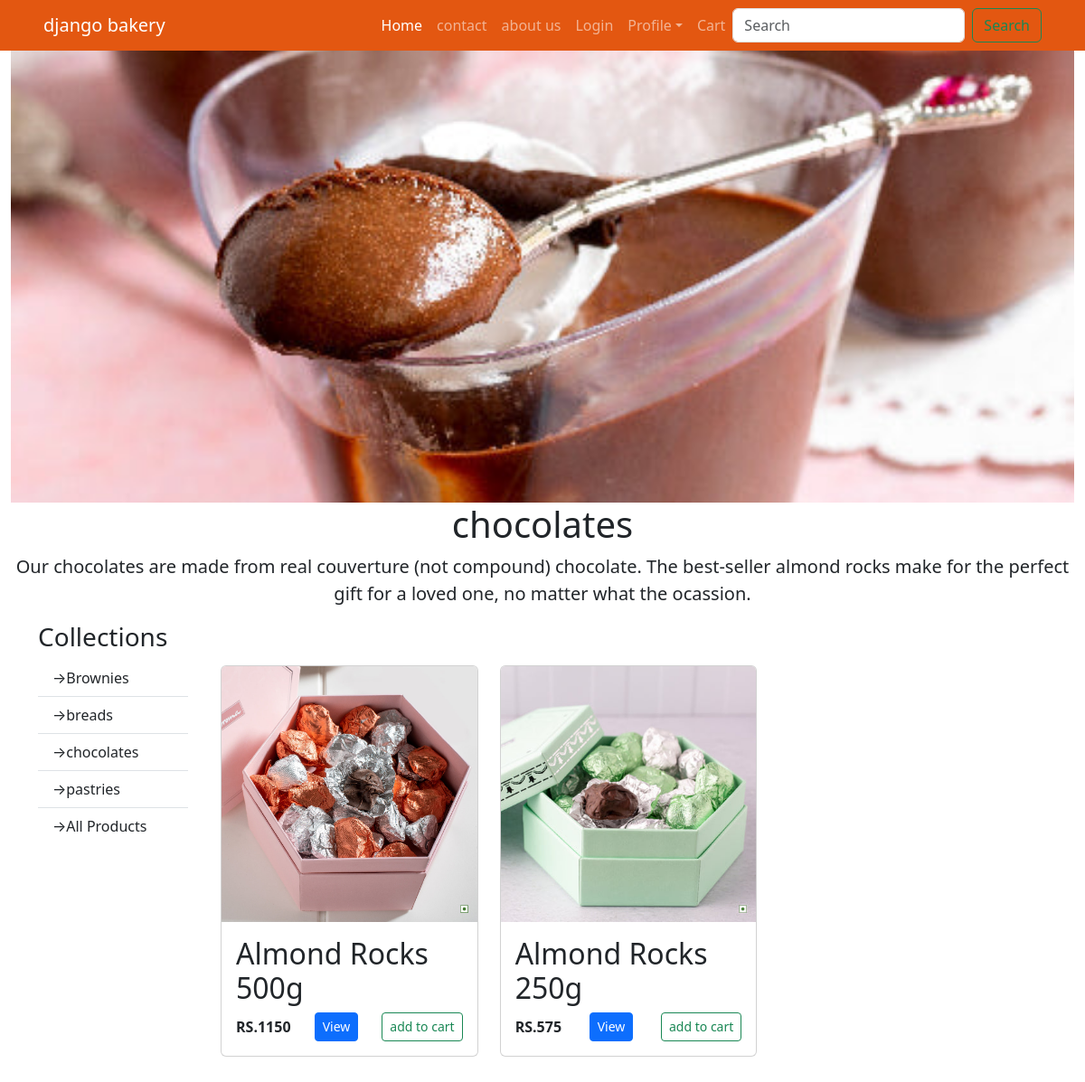
/collection/details/3, run on the app's committed database.
### inventory/models.py (models this page shows)
class Collection(models.Model):
    name = models.CharField( max_length=50)
    desc = models.TextField()
    image = models.ImageField( upload_to="Collection", blank=True,null=True)
    def __str__(self):
        return self.name

class Product (models.Model):
    food_choices=(
        (0, 'egg'),
        (1, 'eggless')
    )
    collection = models.ForeignKey(Collection, on_delete=models.CASCADE, default=1)
    name = models.CharField(max_length=50)
    image = models.ImageField( upload_to="product")
    price = models.PositiveIntegerField(default=50)
    desc =models.TextField()
    food_type = models.IntegerField(choices=food_choices,default=0)
    qty = models.FloatField(default=50.00, null=True, blank=True)
    ingredients = models.TextField(null=True, blank=True)
    is_new = models.BooleanField(default=True)
    is_best_seller = models.BooleanField(default=False)
    is_available = models.BooleanField(default=True)

### inventory/views.py (the view)
# urls.py: path('collection/details/<int:id>', views.collection, name='collection_detail'),
def collection(request, id):
    c=Collection.objects.get(id=id)
    return render(request,'inventory/collection.html', context={
    'collection': c,
    'products': Product.objects.filter(collection=c),
    'collections' : Collection.objects.all(),
    })

### cart/templatetags/cart_tags.py (called while the page is built)
@register.simple_tag(takes_context=True)
def count_cart_items(context):
    request = context.get('request')
    user = request.user
    if user.is_authenticated:
        if Cart.objects.filter(user=user).exists():
            cart = Cart.objects.get(user=user)
            return CartItem.objects.filter(cart=cart).count()
    return 0

### templates/inventory/collection.html (shortened to what this page needs)
{% extends 'layout/base.html' %}
{% load static %}
{% block content %}
<div class="container-fluid px-0 mx-0">
    <div class="row mx-0">
        <div class="col text-center">
            <img src="{{collection.image.url}}" alt="collection.name" class="w-100 collection-image">
            <h1>{{collection.name}}</h1>
            <p class="lead">
                {{collection.desc}}
            </p>
        </div>
    </div>
</div>
<div class="container">
    <div class="row">
        <div class="col-md-2">
            <h3>Collections</h3>
            <ul class="list-group list-group-flush">
                {% for col in collections %}
                <li class="list-group-item">
                    <a href=" {% url 'collection_detail' col.id %}" class="nav-link"> &rightarrow;{{col.name}}</a>
                </li>
                {% endfor %}
                <li class="list-group-item">
                    <a href="{% url 'product_all' %}" class="nav-link">
                        &rightarrow;All Products
                    </a>
                </li>
            </ul>
        </div>
        <div class="col-md-10">
            <div class="container-fluid my-5">
                <div class="row">
                    {% for prd in products %}
                    <div class="col-md-4">
                            <div class="card">
                                <img src="{{prd.image.url}}" alt="" class="card-img-top">
                                <div class="card-body">
                                    <h2>{{prd.name}}</h2>
                                    <div class="d-flex justify-content-between">
                                        <p class="fw-bold my-1">RS.{{prd.price}}</p>
                                        <a class="btn btn-primary btn-sm" href="{% url 'product_detail' prd.id %}">View</a>
                                        <a hx-get="{% url 'add_to_cart' prd.id %}" class="btn btn-outline-success btn-sm"> add to cart</a>
                                    </div>
                                </div>
                            </div>
                    </div>
                    {% empty %}
                    <div class="alert alert-wgarnin" role="alert">
                        <strong> no product available</strong> check later
                    </div>
                    {% endfor %}
                </div>
            </div>
        </div>
    </div>
</div>
{% endblock content %}

### templates/inventory/collection.html (style rules this page uses)
.collection-image { height: 500px; object-fit: cover; object-position: center; }

### data on the page
Collection: image (picture), name "chocolates", desc "Our chocolates are made from real couverture (not compound) chocolate. The best-seller almond rocks make for the perfect gift for a loved one, no matter what the ocassion."
Collection: name "Brownies"
Collection: name "breads"
Collection: name "pastries"
Product: image (picture), name "Almond Rocks 500g", price "1150"
Product: image (picture), name "Almond Rocks 250g", price "575"
